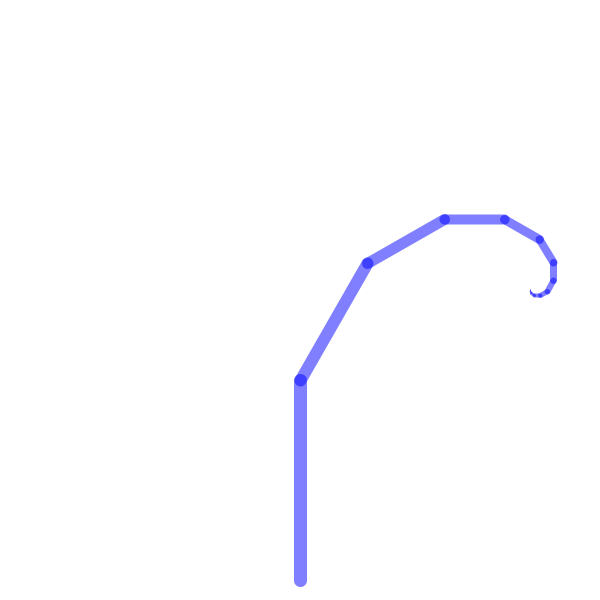
Frame 1 (no input)
Frame 60 (the mouse pressed at the canvas centre just before this capture): identical to frame 1, image omitted
Frame 120 (the mouse held since frame 60 and released just before this capture): identical to frame 1, image omitted

The Processing sketch that drew this single still picture (run headless with seeded random() and noise(); from frame 60 on, the mouse is pressed at the canvas centre):

// Processing sketch: FractalTree_3
// ── FractalTree_3.pde
FTree myTree ;

void setup()
{
  size(600,600);
  background(255);
  stroke(0,0,255,128);
  strokeWeight(2);
  
  myTree = new FTree(PI/6,12);
  myTree.show();
}

void draw()
{
}

// ── MyTree.pde
class FTree
{
  float angle;
  int levels ;  
  private int depth;

  float len = height/3;

  float sX = width/2;
  float sY = height-20;

  float eX = width/2;
  float eY = sY - len;

  FTree(float angle, int levels)
  {
    this.angle =  angle;
    this.levels = levels;
    this.depth =  levels+1;
  }

  void show()
  {

    strokeWeight(depth);
    line(sX, sY, eX, eY);
    drawBranches(eX, eY, len);
  }

  void drawBranches(float _eX, float _eY, float _len)
  { 
    depth--;
    if (depth>0)
    {

      translate(_eX, _eY);
      if (depth == levels) {
        rotate(-PI+angle);
      } else { 
        rotate(angle);
      }
      strokeWeight(depth);
      line(0, 0, 0, _len*0.67);
      _eX = 0;
      _eY = _len*0.67;
      _len = _len*0.67;
      drawBranches(_eX, _eY, _len);
    }
  }
}//Class END
